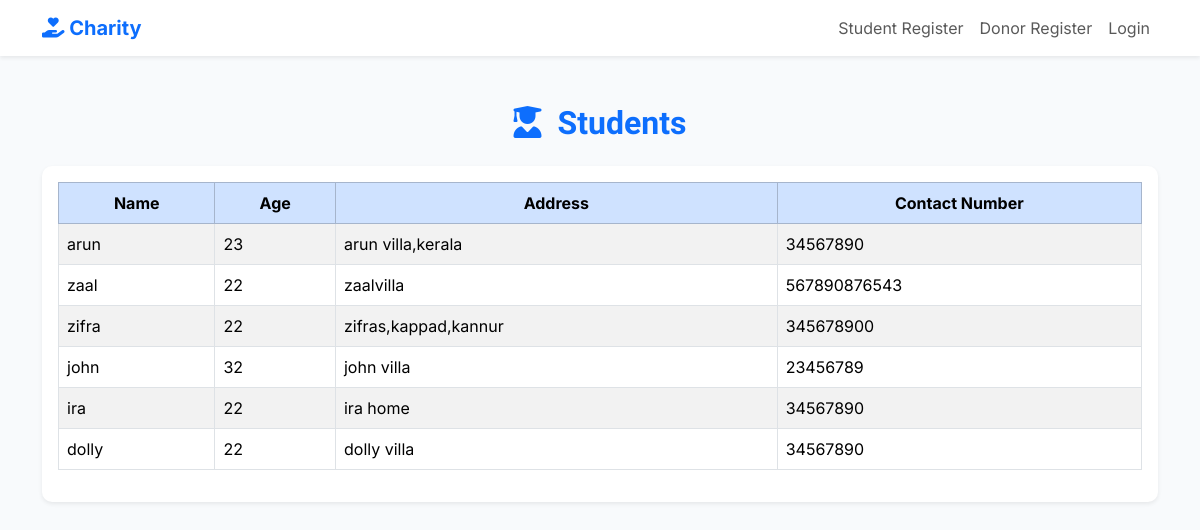
/view_sudents, run on an earlier commit of the app's database.
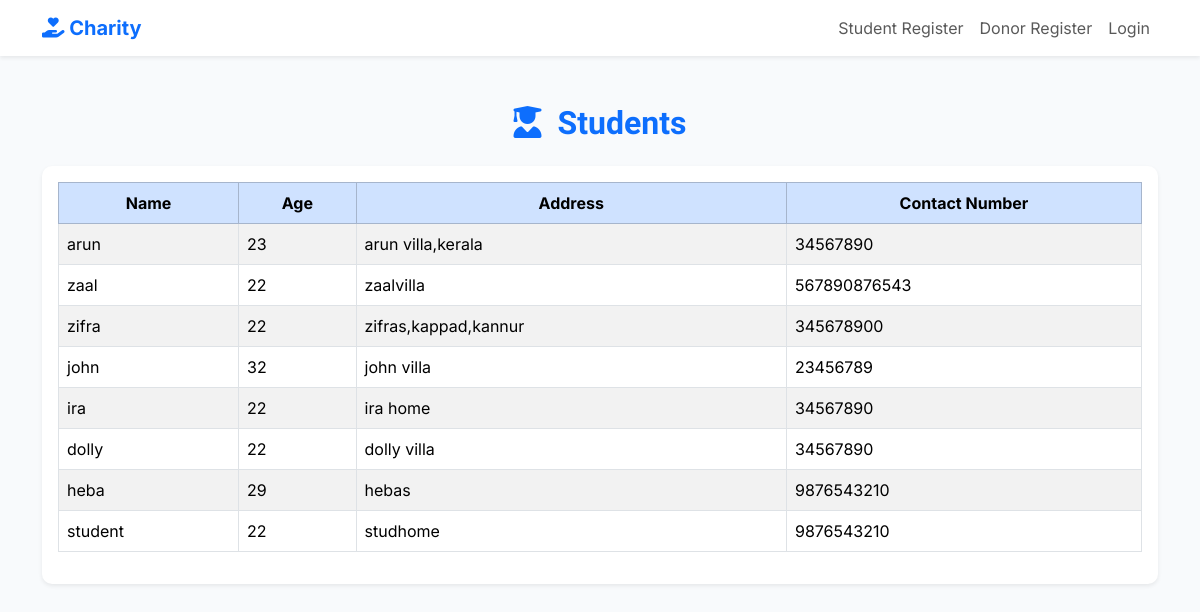
And on a later commit of the database.
### donation/models.py (models this page shows)
class Student(models.Model):
    user=models.OneToOneField('CoustomUser',on_delete=models.CASCADE)
    name=models.CharField(max_length=200)
    age=models.IntegerField()
    email=models.EmailField(max_length=40)
    contact_number=models.IntegerField()
    address=models.TextField()

### donation/views.py (the view)
# urls.py: path('view_sudents',views.view_sudents,name='view_sudents'),
def view_sudents(request):
     students=Student.objects.all()
     return render(request,'view_students.html',{'students':students})

### templates/view_students.html (shortened to what this page needs)
{% extends 'homepage.html' %}
{% block content %}
<!DOCTYPE html>
<html lang="en">
<head>
</head>
<body>
    <div class="container mt-5" style="font-family: 'Inter', sans-serif;">
    <h2 class="text-center text-primary fw-bold mb-4">
        <i class="fas fa-user-graduate me-2"></i> Students
    </h2>
    <div class="card shadow-sm border-0">
        <div class="card-body">
            <table class="table table-bordered table-striped table-hover align-middle">
                <thead class="table-primary text-center">
                    <tr>
                        <th>Name</th>
                        <th>Age</th>
                        <th>Address</th>
                        <th>Contact Number</th>
                    </tr>
                </thead>
                <tbody>
                    {% for i in students %}
                    <tr>
                        <td>{{ i.name }}</td>
                        <td>{{ i.age }}</td>
                        <td>{{ i.address }}</td>
                        <td>{{ i.contact_number }}</td>
                    </tr>
                    {% empty %}
                    <tr>
                        <td colspan="4" class="text-center text-muted">No students found.</td>
                    </tr>
                    {% endfor %}
                </tbody>
            </table>
        </div>
    </div>
</div>
</body>
</html>
{% endblock %}

What changed in the data, as far as the page shows it:
added Student: name "heba", age "29", address "hebas", contact_number "9876543210"
added Student: name "student", age "22", address "studhome", contact_number "9876543210"
